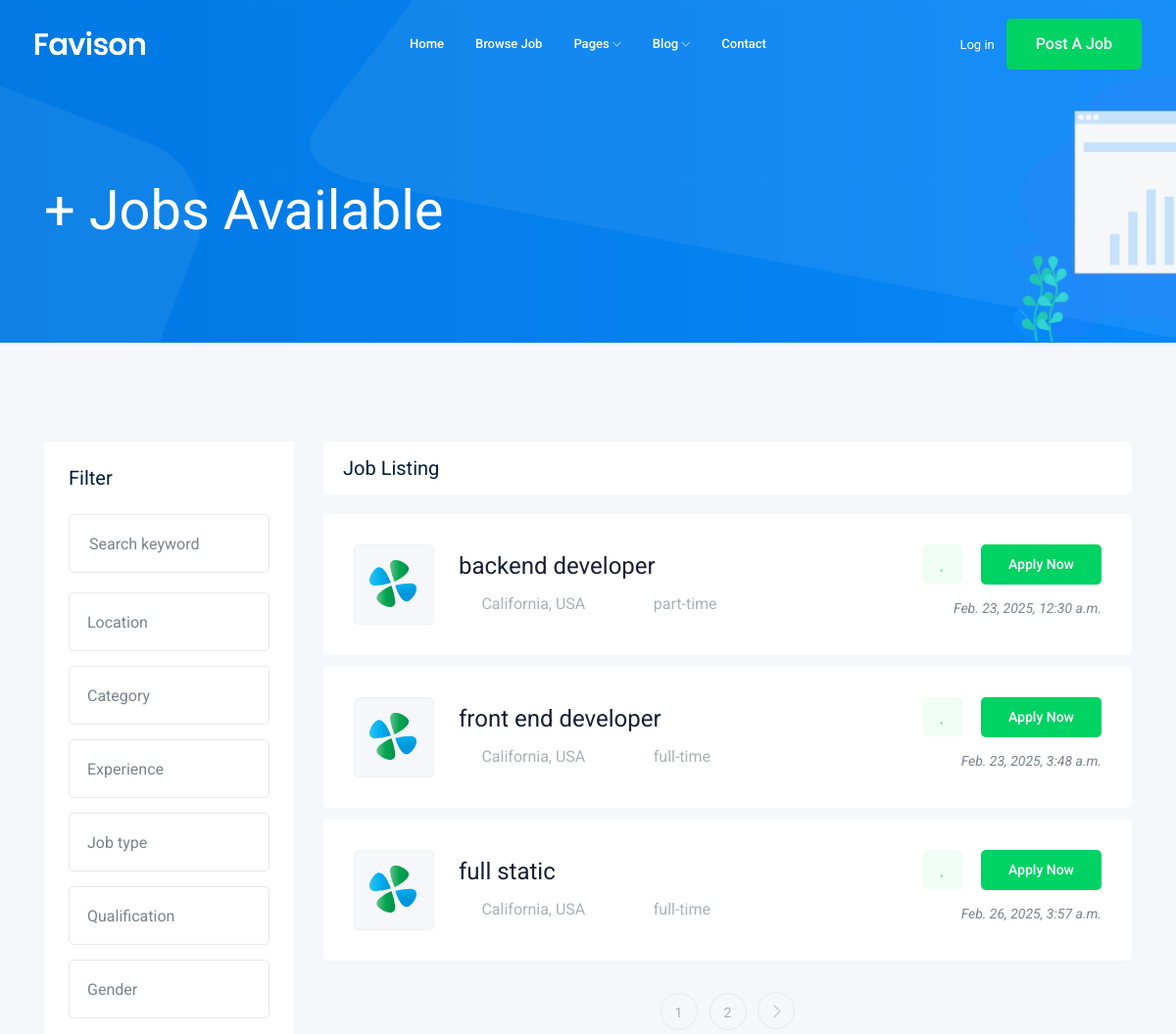
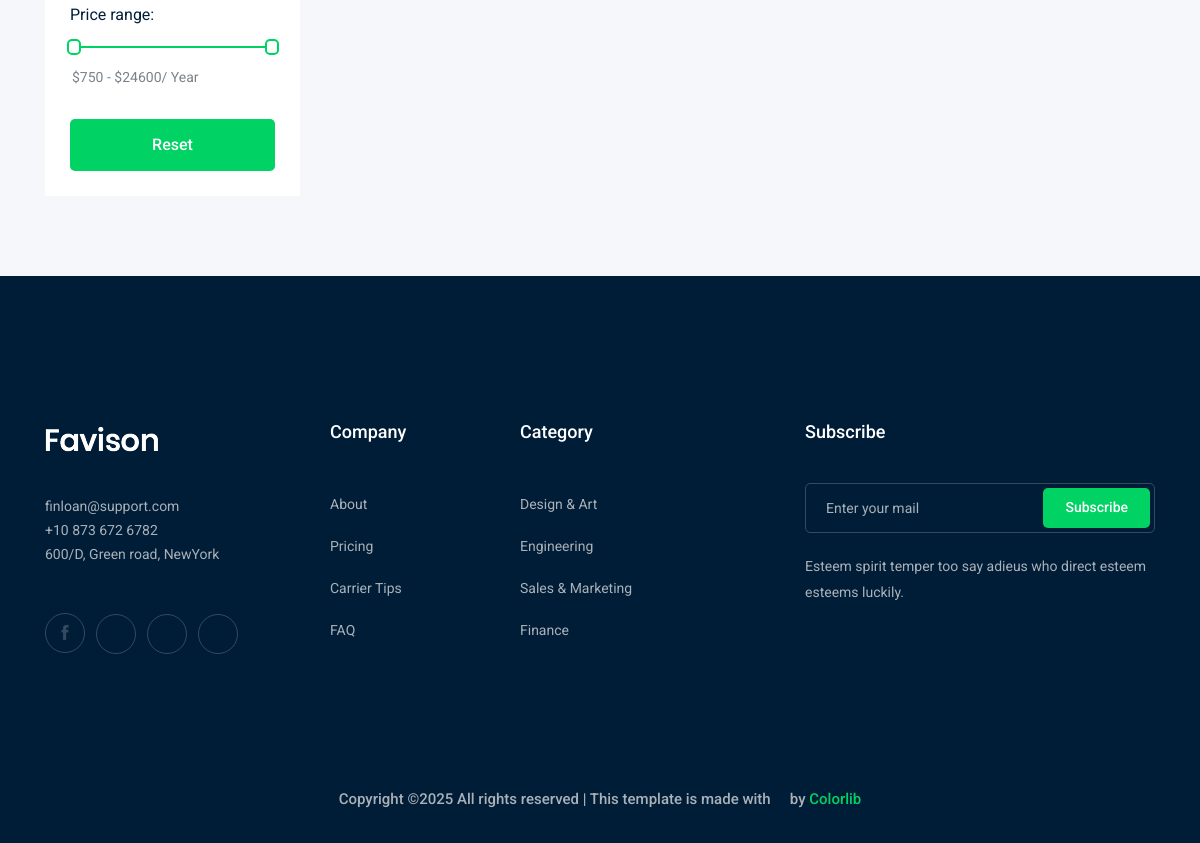
The page / on the database its author committed (2 pictures, top to bottom).
### job/models.py (models this page shows, shortened)
class job(models.Model):
    owner = models.ForeignKey(User , related_name= 'job_owner' , on_delete=models.CASCADE)
    title=models.CharField(max_length=100)
    job_type = models.CharField(max_length=25  ,choices = JOB_TYPE)
    description = models.CharField(max_length=1000)
    published_at = models.DateTimeField(auto_now_add=True)
    vacancy = models.IntegerField(default=1)
    salary = models.IntegerField(default=0)
    experience = models.IntegerField(default=1)
    category = models.ForeignKey('category' ,on_delete=models.CASCADE)
    image= models.ImageField(upload_to='jobs/')
    slug = models.SlugField(blank=True, null=True)
    def __str__(self):
        return self.title

### job/views.py (the view)
# urls.py: path('',views.job_list, name='job_list'),
def job_list(request):
    job_list = job.objects.all()
    paginator = Paginator(job_list,3)
    page_number = request.GET.get("page")
    page_obj = paginator.get_page(page_number)
    context = {'jobs':page_obj}
    return render(request,'job/job_list.html',context)

### job/templates/job/job_list.html (shortened to what this page needs)
{% extends 'base.html' %}
{% block body %}
    <div class="bradcam_area bradcam_bg_1">
        <div class="container">
            <div class="row">
                <div class="col-xl-12">
                    <div class="bradcam_text">
                        <h3>{{jobs.count}}+ Jobs Available</h3>
                    </div>
                </div>
            </div>
        </div>
    </div>
    <div class="job_listing_area plus_padding">
        <div class="container">
            <div class="row">
                <div class="col-lg-3">
                    <div class="job_filter white-bg">
                        <div class="form_inner white-bg">
                            <h3>Filter</h3>
                            <form action="#">
                                <div class="row">
                                    <div class="col-lg-12">
                                        <div class="single_field">
                                            <input type="text" placeholder="Search keyword">
                                        </div>
                                    </div>
                                    <div class="col-lg-12">
                                    </div>
                                    <div class="col-lg-12">
                                    </div>
                                    <div class="col-lg-12">
                                    </div>
                                    <div class="col-lg-12">
                                    </div>
                                    <div class="col-lg-12">
                                    </div>
                                    <div class="col-lg-12">
                                    </div>
                                </div>
                            </form>
                        </div>
                        <div class="range_wrap">
                            <label for="amount">Price range:</label>
                            <div id="slider-range"></div>
                            <p>
                                <input type="text" id="amount" readonly style="border:0; color:#7A838B; font-size: 14px; font-weight:400;">
                            </p>
                        </div>
                        <div class="reset_btn">
                            <button  class="boxed-btn3 w-100" type="submit">Reset</button>
                        </div>
                    </div>
                </div>
                <div class="col-lg-9">
                    <div class="recent_joblist_wrap">
                        <div class="recent_joblist white-bg ">
                            <div class="row align-items-center">
                                <div class="col-md-6">
                                    <h4>Job Listing</h4>
                                </div>
                                <div class="col-md-6">
                                </div>
                            </div>
                        </div>
                    </div>
                    <div class="job_lists m-0">
                        <div class="row">
                            {% for job in jobs%}
                            <div class="col-lg-12 col-md-12">
                                <div class="single_jobs white-bg d-flex justify-content-between">
                                    <div class="jobs_left d-flex align-items-center">
                                        <div class="thumb">
                                            <img src="img/svg_icon/1.svg" alt="">
                                        </div>
                                        <div class="jobs_conetent">
                                            <a href="{% url 'jobs:job_details' job.slug %}"><h4>{{job}}</h4></a>
                                            <div class="links_locat d-flex align-items-center">
                                                <div class="location">
                                                    <p> <i class="fa fa-map-marker"></i> California, USA</p>
                                                </div>
                                                <div class="location">
                                                    <p> <i class="fa fa-clock-o"></i>{{job.job_type}}</p>
                                                </div>
                                            </div>
                                        </div>
                                    </div>
                                    <div class="jobs_right">
                                        <div class="apply_now">
                                            <a class="heart_mark" href="#"> <i class="fa fa-heart"></i> </a>
                                            <a href="{% url 'jobs:job_details' job.slug %}" class="boxed-btn3">Apply Now</a>
                                        </div>
                                        <div class="date">
                                            <p>{{job.published_at}}</p>
                                        </div>
                                    </div>
                                </div>
                            </div>
                            {% endfor %}
                        </div>
                        {%  if jobs.has_other_pages %}
                            <div class="row">
                                <div class="col-lg-12">
                                    <div class="pagination_wrap">
                                        <ul>
                                            {% for i in jobs.paginator.page_range %}
                                                <li><a href="?page={{i}}"><span>{{i}}</span></a></li>
                                            {% endfor %}
                                            {%  if jobs.has_next %}
                                                <li><a href="?page={{ page_obj.next_page_number }}"> <i class="ti-angle-right"></i> </a></li>
                                            {% endif %}
                                        </ul>
                                    </div>
                                </div>
                            </div>
                        {%  endif  %}
                    </div>
                </div>
            </div>
        </div>
    </div>
{% endblock %}

### rows shown on the page
job: title "backend developer", job_type "part-time", published_at "Feb. 23, 2025, 12:30 a.m."
job: title "front end developer", job_type "full-time", published_at "Feb. 23, 2025, 3:48 a.m."
job: title "full static", job_type "full-time", published_at "Feb. 26, 2025, 3:57 a.m."

### other values the page prints
{{ i }} "1" "2"
